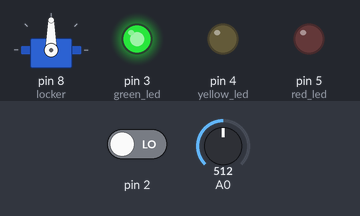
Simulated run of this sketch. Board: Arduino Uno, built with avr-gcc and run on an emulated ATmega328P. Parts: servo, output pins drawn as LEDs (lit = HIGH). Inputs (shaded band) come from the test bench; at power-on: pin 2 LOW, A0 = 512. What the sketch prints to the serial monitor is not drawn.

Above: at 1.2 s.
1.3 s: pin 2 driven HIGH
At 3.29 s:
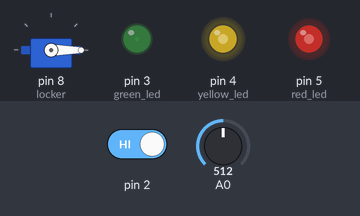
4.3 s: A0 set to 105
7.3 s: A0 set to 94
10.3 s: A0 set to 12
13.3 s: A0 set to 9
At 14.4 s:
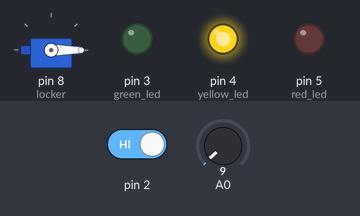
14.8 s: A0 set to 122
At 15.6 s:
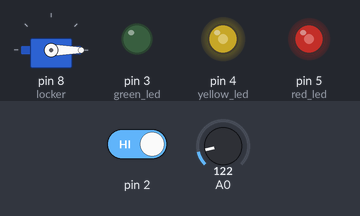
Timing chart, 0 to 65.3 s (numbered marks = the images above; inputs shaded):
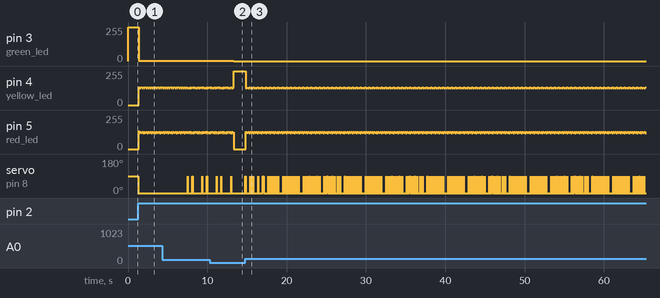

The sketch:

project_12_knock_lock.ino
```cpp
#include <Servo.h>

Servo locker;
bool locked = false;
int counter = 0;

void lock() {
  locker.write(0);
  digitalWrite(3, LOW);
  digitalWrite(4, LOW);
  digitalWrite(5, HIGH);
  locked = true;
}

void unlock() {
  locker.write(90);

  digitalWrite(3, HIGH);
  digitalWrite(4, LOW);
  digitalWrite(5, LOW);
  locked = false;
  counter = 0;
}

void setup() {
  Serial.begin(9600);
  pinMode(2, INPUT);
  pinMode(3, OUTPUT); // green led
  pinMode(4, OUTPUT); // yellow led
  pinMode(5, OUTPUT); // red led
  locker.attach(8);
  unlock();
}

void loop() {
  if (!locked) {
    if (digitalRead(2) == HIGH) {
      lock();
    }
    return;
  }
  int sound = analogRead(A0);
  Serial.println(sound);
  if (sound > 10) {
    counter++;
    digitalWrite(4, HIGH);
    digitalWrite(5, LOW);
  }
  if (counter >= 2) {
    unlock();
  }
}
```

Measured:
- the behaviour switches between 11 and 10 on A0 (found by bisection; images 1 and 2)
- after the input at 1.3 s, pin 3 (green_led): 255/255 → 2/255 at once; pin 4 (yellow_led): 0/255 → 118/255 at once, then repeats every 0.52 s: 134/255 0.12 s, 124/255 0.12 s, 132/255 0.16 s, 124/255 0.12 s
- after the input at 13.3 s, pin 3 (green_led): 2/255 → 0/255 at once; servo on pin 8 (locker): stays 0° (without the input it goes to 90° after 0.30 s)
- after the input at 14.8 s, pin 4 (yellow_led): 255/255 → 124/255 after 0.07 s, then repeats every 0.52 s: 131/255 0.16 s, 124/255 0.12 s, 134/255 0.12 s, 124/255 0.12 s; pin 5 (red_led): 0/255 → 130/255 after 0.07 s, then repeats every 0.52 s: 123/255 0.16 s, 130/255 0.12 s, 120/255 0.12 s, 130/255 0.12 s
